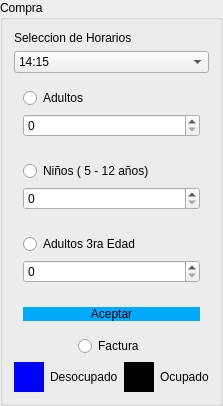
           <widget class="QGroupBox" name="groupBox">
            <property name="title">
             <string>Compra</string>
            </property>
            <layout class="QGridLayout" name="gridLayout_4">
             <item row="0" column="0">
              <layout class="QVBoxLayout" name="verticalLayout_10">
               <item>
                <layout class="QVBoxLayout" name="verticalLayout_11">
                 <item>
                  <widget class="QLabel" name="label_13">
                   <property name="text">
                    <string>Seleccion de Horarios</string>
                   </property>
                  </widget>
                 </item>
                 <item>
                  <widget class="QComboBox" name="horarios">
                   <item>
                    <property name="text">
                     <string>14:15</string>
                    </property>
                   </item>
                   <item>
                    <property name="text">
                     <string>13:30</string>
                    </property>
                   </item>
                   <item>
                    <property name="text">
                     <string>16:45</string>
                    </property>
                   </item>
                  </widget>
                 </item>
                </layout>
               </item>
               <item>
                <widget class="QWidget" name="widget_2" native="true">
                 <layout class="QVBoxLayout" name="verticalLayout_12">
                  <item>
                   <widget class="QRadioButton" name="RAd">
                    <property name="text">
                     <string>Adultos</string>
                    </property>
                   </widget>
                  </item>
                  <item>
                   <widget class="QSpinBox" name="nAdultos"/>
                  </item>
                 </layout>
                </widget>
               </item>
               <item>
                <widget class="QWidget" name="widget_3" native="true">
                 <layout class="QVBoxLayout" name="verticalLayout_13">
                  <item>
                   <widget class="QRadioButton" name="Rn">
                    <property name="text">
                     <string>Niños ( 5 - 12 años)</string>
                    </property>
                   </widget>
                  </item>
                  <item>
                   <widget class="QSpinBox" name="nNi"/>
                  </item>
                 </layout>
                </widget>
               </item>
               <item>
                <widget class="QWidget" name="widget_4" native="true">
                 <layout class="QVBoxLayout" name="verticalLayout_14">
                  <item>
                   <widget class="QRadioButton" name="RAM">
                    <property name="text">
                     <string>Adultos 3ra Edad</string>
                    </property>
                   </widget>
                  </item>
                  <item>
                   <widget class="QSpinBox" name="nA3"/>
                  </item>
                 </layout>
                </widget>
               </item>
               <item>
                <widget class="QWidget" name="widget_5" native="true">
                 <layout class="QHBoxLayout" name="horizontalLayout_3">
                  <item>
                   <widget class="QPushButton" name="bComprar">
                    <property name="styleSheet">
                     <string notr="true">background-color: rgb(0, 170, 255);
border-radius: 20px;</string>
                    </property>
                    <property name="text">
                     <string>Aceptar</string>
                    </property>
                   </widget>
                  </item>
                 </layout>
                </widget>
               </item>
               <item alignment="Qt::AlignHCenter">
                <widget class="QRadioButton" name="factura">
                 <property name="text">
                  <string>Factura</string>
                 </property>
                </widget>
               </item>
               <item>
                <layout class="QHBoxLayout" name="horizontalLayout_8">
                 <item>
                  <widget class="QLabel" name="label_18">
                   <property name="minimumSize">
                    <size>
                     <width>30</width>
                     <height>30</height>
                    </size>
                   </property>
                   <property name="maximumSize">
                    <size>
                     <width>30</width>
                     <height>30</height>
                    </size>
                   </property>
                   <property name="styleSheet">
                    <string notr="true">background-color: rgb(0, 0, 255);</string>
                   </property>
                   <property name="text">
                    <string/>
                   </property>
                  </widget>
                 </item>
                 <item>
                  <widget class="QLabel" name="label_19">
                   <property name="text">
                    <string>Desocupado</string>
                   </property>
                  </widget>
                 </item>
                 <item>
                  <widget class="QLabel" name="label_20">
                   <property name="minimumSize">
                    <size>
                     <width>30</width>
                     <height>30</height>
                    </size>
                   </property>
                   <property name="maximumSize">
                    <size>
                     <width>30</width>
                     <height>30</height>
                    </size>
                   </property>
                   <property name="styleSheet">
                    <string notr="true">background-color: rgb(0, 0, 0);</string>
                   </property>
                   <property name="text">
                    <string/>
                   </property>
                  </widget>
                 </item>
                 <item>
                  <widget class="QLabel" name="label_21">
                   <property name="text">
                    <string>Ocupado</string>
                   </property>
                  </widget>
                 </item>
                </layout>
               </item>
              </layout>
             </item>
            </layout>
           </widget>
